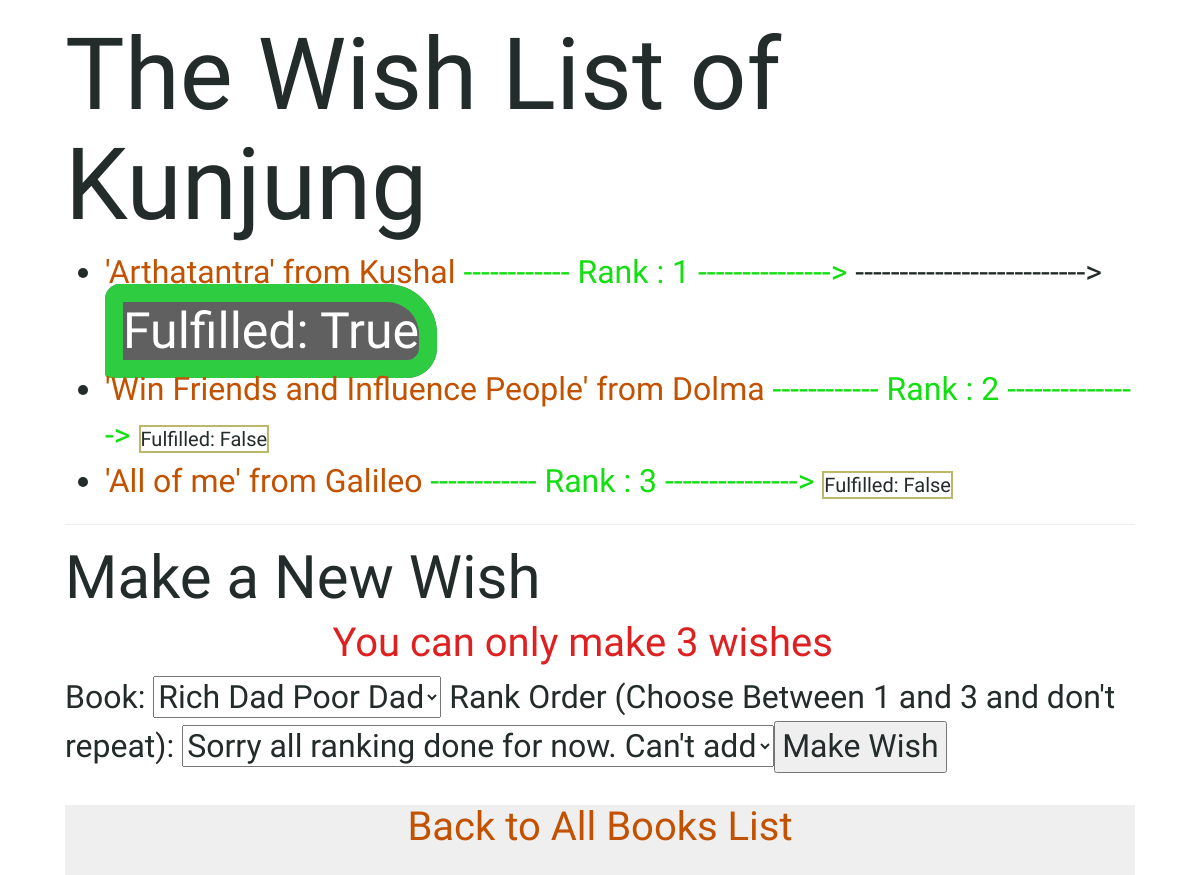
Screenshot of /person/44/yourwishes with the database file from the repository.
### books/models.py (models this page shows, shortened)
class Person(models.Model):
    name = models.CharField(max_length=20, default="Mr Nobody")
    photo = models.FileField(null=True, blank=True)
    def __str__(self):
        return f"{self.name}"

class Wish(models.Model):
    book = models.ForeignKey(Book, on_delete=models.CASCADE, related_name="wishes")
    wisher = models.ForeignKey(Person, on_delete=models.CASCADE, related_name="wishes") ### The Person who is making the wish
    angel = models.ForeignKey(Person, on_delete=models.CASCADE, related_name='wishes_to_fulfill', null=True) ### The Person who fulfills the wish therefore, the ANGEL
    fulfilled = models.BooleanField(default=False)
    rank = models.IntegerField(default=1)  ### The Number One Book

class Book(models.Model):
    name = models.CharField(max_length=20, default="Invisible Book")
    summary = models.TextField(max_length=100, null=True)
    owner = models.ForeignKey(Person, on_delete=models.CASCADE, related_name="books", null=True)
    available = models.BooleanField(default=True)
    def __str__(self):
        return f"{self.name}"

### books/views.py (the view)
# urls.py: path('person/<int:person_id>/yourwishes', views.yourwishes, name='yourwishes'),
def yourwishes(request, person_id):
	try:
		person = Person.objects.get(pk=person_id)
		book_id_list = [book.id for book in person.books.all()]
		wish_book_id_list = [wish.book.id for wish in person.wishes.all()]
		wished_ranks = [wish.rank for wish in person.wishes.all()]
	except Person.DoesNotExist:
		raise Http404("Person does not exist.")
	context = {
		"person": person,
		"wishes": person.wishes.all(),
		"available_ranks": [ rank for rank in [1, 2, 3] if rank not in wished_ranks ],
		"newbooks": Book.objects.exclude(id__in = book_id_list).exclude(id__in = wish_book_id_list).all()
	}
	return render(request, "books/yourwishes.html", context)

### books/templates/books/yourwishes.html (shortened to what this page needs)
{% extends "books/base.html" %}
{% block body %}
	<h1>The Wish List of {{ person.name }} </h1>
    <ul>
        {% for wish in wishes %}
            <li>
                <span class="kingqueen">'{{ wish.book }}' from {{ wish.angel }} </span>
                <span class="wish"> ------------ Rank : {{ wish.rank }} ---------------> </span>
                {% if wish.fulfilled %}
                    --------------------------> <span class="fulfilled">  Fulfilled: {{ wish.fulfilled }} </span>
                {% else %}
                    <span class="notfulfilled">Fulfilled: {{ wish.fulfilled }} </span>
                {% endif %}
            </li>
        {% empty %}
            <li> No wishes made yet.</li>
        {% endfor %}
    </ul>
    <hr>
    <h2>Make a New Wish</h2>
	<h4 class="center error">You can only make 3 wishes</h4>
    <form action="{% url 'addwish' person.id %}" method="post">
		Book:
            <select name="book_id">
    			{% for nbook in newbooks %}
    				<option value="{{ nbook.id }}"> {{ nbook }} </option>
                {% empty %}
                    <option value="null" class="error"> Sorry there are no new books to wish upon.</option>
    			{% endfor %}
    		</select>
        Rank Order (Choose Between 1 and 3 and don't repeat):
			<select name="rank">
				{% for rank in available_ranks %}
    				<option value="{{ rank }}"> {{ rank }} </option>
                {% empty %}
                    <option value="null" class="error"> Sorry all ranking done for now. Can't add</option>
    			{% endfor %}
		<input type="submit" value="Make Wish">
	</form>
{% endblock %}

### books/static/css/main.css (style rules this page uses)
body { padding-left: 65px; padding-right: 65px; font-family: 'Sue Ellen Francisco', cursive; font-size: 32px; color: #232B2B; }
h1, h2, h3, h4 { font-family: 'Amatic SC', bold; }
h1 { font-size: 100px; }
h2 { font-size: 60px; }
h4 { font-size: 40px; }
.wish { color: #12DE10; font-family: 'Amatic SC', bold; }
.error { color: #DE2020; }
.kingqueen { color: #C25100; }
.center { display: block; margin-left: auto; margin-right: auto; width: 50%; }
.fulfilled { border: 18px solid #2ECC40; background-color: #606060; color: #FFFFFF; font-size: 50px; border-radius: 15px 50px 30px 5px }
.notfulfilled { border: 2px solid #BDB76B; font-size: 20px; }

### rows the page displays
Person: name "Kunjung"
Wish: book "Arthatantra", angel "Kushal", rank "1", fulfilled "True"
Wish: book "Win Friends and Influence People", angel "Dolma", rank "2", fulfilled "False"
Wish: book "All of me", angel "Galileo", rank "3", fulfilled "False"

### other values shown
form field book_id "Rich Dad Poor Dad"
